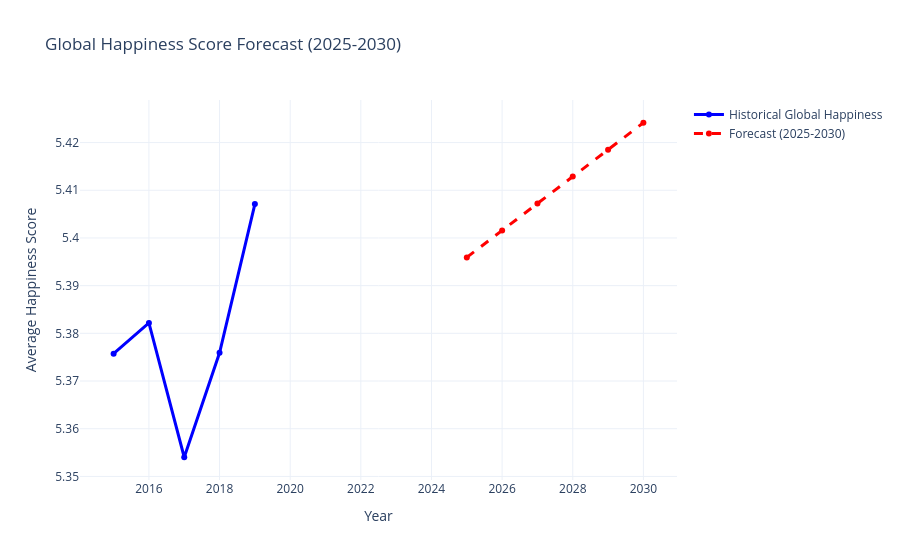

Notebook code for this chart:
### Markdown cell above
## 6. Time-Series Forecasting
### 6.1 Forecasting Global Happiness (Holt's Linear Trend)
We use exponential smoothing to project the global average happiness score for the next 6 years (2025-2030).

### Code cell
from statsmodels.tsa.holtwinters import ExponentialSmoothing

# Group by year to get global averages
global_trends = (
    df.to_pandas()
    .groupby("year")
    .agg({"happiness_score": "mean"})
    .reset_index()
    .sort_values("year")
)

ts_data = global_trends["happiness_score"].values
years = global_trends["year"].values

# Fit Holt's Linear Trend Model
model_ts = ExponentialSmoothing(
    ts_data, trend="add", seasonal=None, initialization_method="estimated"
)
fit_model = model_ts.fit()

# Forecast next 6 years (2025-2030)
forecast = fit_model.forecast(6)
forecast_years = np.arange(2025, 2031)

# Plotting
fig_forecast = go.Figure()
fig_forecast.add_trace(
    go.Scatter(
        x=years,
        y=ts_data,
        mode="lines+markers",
        name="Historical Global Happiness",
        line=dict(color="blue", width=3),
    )
)
fig_forecast.add_trace(
    go.Scatter(
        x=forecast_years,
        y=forecast,
        mode="lines+markers",
        name="Forecast (2025-2030)",
        line=dict(color="red", width=3, dash="dash"),
    )
)

fig_forecast.update_layout(
    title="Global Happiness Score Forecast (2025-2030)",
    xaxis_title="Year",
    yaxis_title="Average Happiness Score",
    template="plotly_white",
)
fig_forecast.show()

### Figure 1 — Plotly figure (JSON) as saved in the notebook; plotly's stock layout.template omitted (floating-point values rounded to 4 significant figures)
{"data": [{"line": {"color": "blue", "width": 3}, "mode": "lines+markers", "name": "Historical Global Happiness", "type": "scatter", "x": [2015, 2016, 2017, 2018, 2019], "y": [5.376, 5.382, 5.354, 5.376, 5.407]}, {"line": {"color": "red", "dash": "dash", "width": 3}, "mode": "lines+markers", "name": "Forecast (2025-2030)", "type": "scatter", "x": [2025, 2026, 2027, 2028, 2029, 2030], "y": [5.396, 5.402, 5.407, 5.413, 5.419, 5.424]}], "layout": {"title": {"text": "Global Happiness Score Forecast (2025-2030)"}, "xaxis": {"title": {"text": "Year"}}, "yaxis": {"title": {"text": "Average Happiness Score"}}}}
